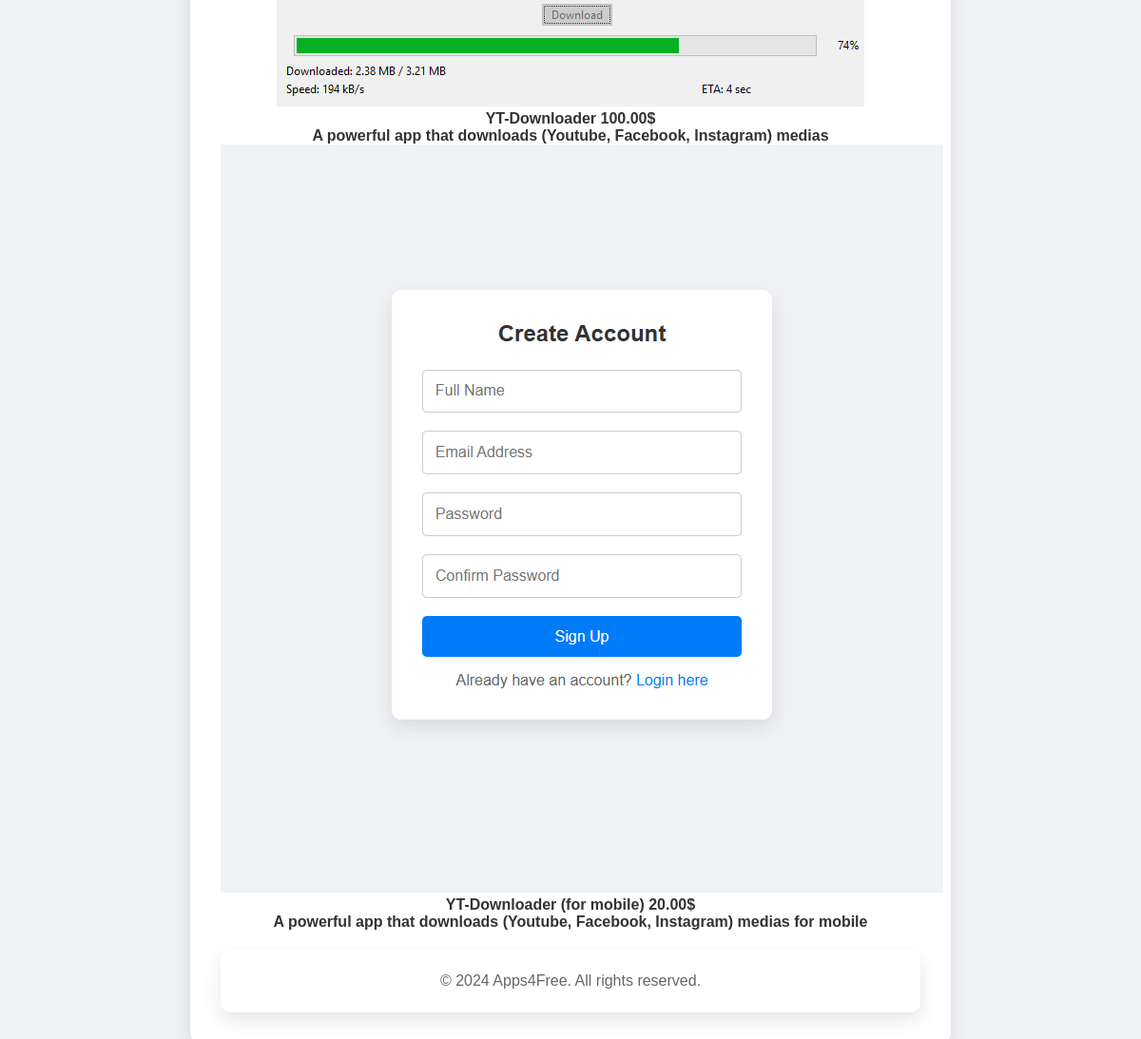
Page /products on the committed database.
### products/models.py (models this page shows, shortened)
class Product(models.Model):
    name = models.CharField(max_length=30, default='Product_Name')
    description = models.TextField(default='My_description', null=True, blank=True)
    price = models.DecimalField(max_digits=5, decimal_places=2, default=20.00)
    image = models.ImageField(upload_to='Photos/%y/%m/%d', default='Photos/24/09/17/images.png')
    active = models.BooleanField(default=True)
    category = models.ForeignKey(Category, on_delete=models.SET_NULL, null=True, blank=True)
    class Meta:
        verbose_name = 'Product'
        ordering = ['name']

### products/views.py (the view)
# urls.py: path('', include('products.urls')),
def products(request):
    return render(request, 'products/products.html', {'products':Product.objects.all()})

### templates/products/products.html
{% extends 'base.html' %}
{% block content %}
    {% for product in products %}
        <div>
            <img src={{product.image}} alt='product image'>
            <p>
                <strong>{{product.name}}</strong>
                <strong>{{product.price}}$</strong>
            </p>
            <p>
                <strong>{{product.description}}</strong>
            </p>
        <div>
    {%endfor%}
{%endblock%}

### templates/base.html (shortened to what this page needs)
{% load static %}
<!DOCTYPE html>
<html lang="en">
<head>
    <link rel="stylesheet" href="{% static 'css/style.css' %}">
</head>
<body>
    <div class="content">
        {% block content %}
        {% endblock %}
    {% include 'parts/footer.html' %}
</body>
</html>

### templates/parts/footer.html
<footer>
    <p>&copy; 2024 Apps4Free. All rights reserved.</p>
</footer>

### Project/static/css/style.css (style rules this page uses)
* { margin: 0; padding: 0; box-sizing: border-box; font-family: 'Arial', sans-serif; }
body, html { height: 100%; background-color: #f0f2f5; color: #333; display: flex; flex-direction: column; }
.content { background-color: #fff; padding: 2rem; border-radius: 10px; box-shadow: 0 8px 20px rgba(0, 0, 0, 0.1); width: 100%; max-width: 800px; margin: auto; text-align: center; }
body { display: flex; justify-content: center; align-items: center; height: 100vh; background-color: #f0f2f5; }
footer { background-color: #fff; width: 100%; box-shadow: 0 8px 20px rgba(0, 0, 0, 0.1); border-radius: 10px; text-align: center; padding: 1.5rem; color: #666; margin-top: 20px; }

### rows in the picture
Product: image (picture), name "YT-Downloader", price "100.00", description "A powerful app that downloads (Youtube, Facebook, Instagram) medias"
Product: image (picture), name "YT-Downloader (for mobile)", price "20.00", description "A powerful app that downloads (Youtube, Facebook, Instagram) medias for mobile"
